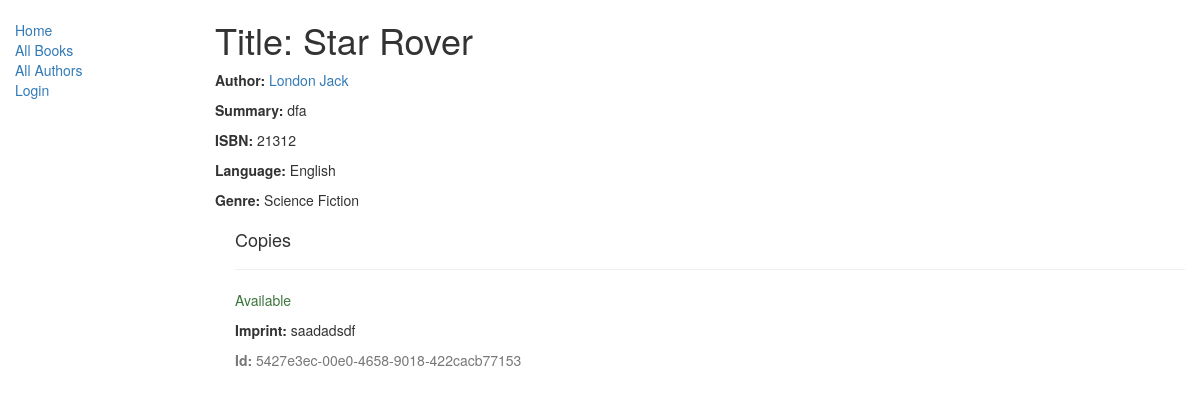
The app's page /catalog/book/4 with its own data.
### catalog/models.py (models this page shows, shortened)
class Book(models.Model):
	title = models.CharField(max_length=200)
	author = models.ForeignKey('Author', on_delete = models.SET_NULL, null = True)
	summary = models.TextField(max_length=1000, help_text='Enter a brief description of the book')
	isbn = models.CharField('ISBN', max_length=13, help_text='13 Character <a href = "https://www.isbn-international.org/content/what-isbn">ISBN number</a>')
	genre = models.ManyToManyField(Genre, help_text='Select a genre for this book')
	language = models.ForeignKey('Language', on_delete = models.SET_NULL, null=True)
	def display_genre(self):
		'''
		Creates a string for the Genre. This is required to diplay genre in Admin.
		'''
		return ' | '.join([genre.name for genre in self.genre.all()[:3] ])
	display_genre.short_description = 'Genre'

class Author(models.Model):
	first_name = models.CharField(max_length=100)
	last_name = models.CharField(max_length=100)
	date_of_birth = models.DateField(null=True, blank=True)
	date_of_death = models.DateField('Died', null=True, blank=True)
	class Meta:
		ordering = ['last_name', 'first_name']
	def __str__(self):
		return '{0} {1}'.format(self.last_name, self.first_name)

class Language(models.Model):
	name = models.CharField(max_length=200, help_text='Enter a book language')
	def __str__(self):
		return self.name

class Genre(models.Model):
	name = models.CharField(max_length=200, help_text='Enter a book genre (e.g. Science Fiction, French Poetry etc.')
	def __str__(self):
		return self.name

class BookInstance(models.Model):
	id = models.UUIDField(primary_key=True, default=uuid.uuid4, help_text='Unique ID for this particular book across whole library')
	book = models.ForeignKey('Book', on_delete=models.SET_NULL, null=True)
	imprint = models.CharField(max_length=200)
	due_back = models.DateField(null=True, blank=True)
	borrower = models.ForeignKey(User, on_delete=models.SET_NULL, null=True, blank=True)
	LOAN_STATUS = (
		('m', 'Maintenance'),
		('o', 'On loan'),
		('a', 'Available'),
		('r', 'Reserved'),
	)
	status = models.CharField(max_length=1, choices=LOAN_STATUS, blank=True, default='m', help_text='Book availability')
	class Meta:
		ordering = ['due_back']
		permissions = (("can_mark_returned", "Set book as returned"),)

### catalog/views.py (the view)
# urls.py: path('book/<int:pk>', views.BookDetailView.as_view(), name ='book-detail'),
class BookDetailView(generic.DetailView):
	model = Book

### catalog/templates/catalog/book_detail.html (shortened to what this page needs)
{% extends "base_generic.html" %}
{% block content %}
  <h1>Title: {{ book.title }}</h1>
  <p><strong>Author:</strong> <a href="">{{ book.author }}</a></p>
  <p><strong>Summary:</strong> {{ book.summary }}</p>
  <p><strong>ISBN:</strong> {{ book.isbn }}</p>
  <p><strong>Language:</strong> {{ book.language }}</p>
  <p><strong>Genre:</strong> {% for genre in book.genre.all %} {{ genre }}{% if not forloop.last %}, {% endif %}{% endfor %}</p>
  <div style="margin-left:20px;margin-top:20px">
    <h4>Copies</h4>
    {% for copy in book.bookinstance_set.all %}
    <hr>
    <p class="{% if copy.status == 'a' %}text-success{% elif copy.status == 'm' %}text-danger{% else %}text-warning{% endif %}">{{ copy.get_status_display }}</p>
    <p><strong>Imprint:</strong> {{copy.imprint}}</p>
    <p class="text-muted"><strong>Id:</strong> {{copy.id}}</p>
    {% endfor %}
  </div>
{% endblock %}

### records on screen
Book: title "Star Rover", author "London Jack", summary "dfa", isbn "21312", language "English"
Genre: name "Science Fiction"
BookInstance: status "Available", imprint "saadadsdf", id "5427e3ec-00e0-4658-9018-422cacb77153"
